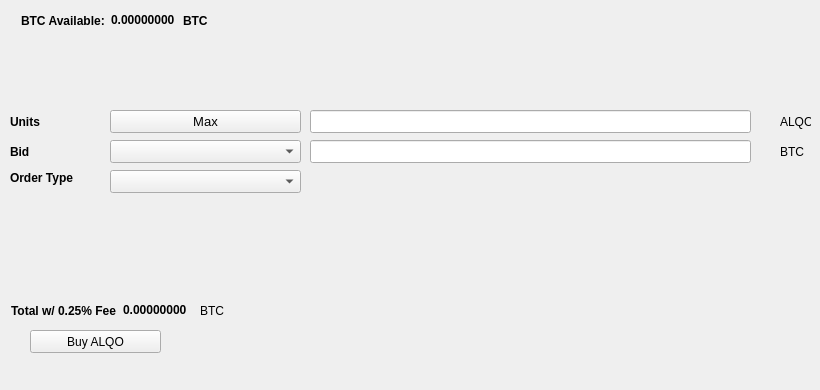
   <widget class="QWidget" name="BuyTab">
    <attribute name="title">
     <string>Buy</string>
    </attribute>
    <widget class="QPushButton" name="BuyALQO">
     <property name="geometry">
      <rect>
       <x>30</x>
       <y>330</y>
       <width>131</width>
       <height>23</height>
      </rect>
     </property>
     <property name="text">
      <string>Buy ALQO</string>
     </property>
     <property name="icon">
      <iconset resource="../alqo.qrc">
       <normaloff>:/icons/bitcoin</normaloff>:/icons/bitcoin</iconset>
     </property>
    </widget>
    <widget class="QLabel" name="label_3">
     <property name="geometry">
      <rect>
       <x>10</x>
       <y>110</y>
       <width>46</width>
       <height>23</height>
      </rect>
     </property>
     <property name="font">
      <font>
       <weight>75</weight>
       <bold>true</bold>
      </font>
     </property>
     <property name="text">
      <string>Units</string>
     </property>
    </widget>
    <widget class="QLineEdit" name="UnitsInput">
     <property name="geometry">
      <rect>
       <x>310</x>
       <y>110</y>
       <width>441</width>
       <height>23</height>
      </rect>
     </property>
     <property name="font">
      <font>
       <pointsize>9</pointsize>
       <weight>75</weight>
       <bold>true</bold>
      </font>
     </property>
    </widget>
    <widget class="QLineEdit" name="BuyBidPriceEdit">
     <property name="geometry">
      <rect>
       <x>310</x>
       <y>140</y>
       <width>441</width>
       <height>23</height>
      </rect>
     </property>
     <property name="font">
      <font>
       <pointsize>9</pointsize>
       <weight>75</weight>
       <bold>true</bold>
      </font>
     </property>
    </widget>
    <widget class="QLabel" name="label_4">
     <property name="geometry">
      <rect>
       <x>780</x>
       <y>110</y>
       <width>31</width>
       <height>23</height>
      </rect>
     </property>
     <property name="text">
      <string>ALQO</string>
     </property>
    </widget>
    <widget class="QLabel" name="label_5">
     <property name="geometry">
      <rect>
       <x>780</x>
       <y>140</y>
       <width>31</width>
       <height>23</height>
      </rect>
     </property>
     <property name="text">
      <string>BTC</string>
     </property>
    </widget>
    <widget class="QLabel" name="label_6">
     <property name="geometry">
      <rect>
       <x>10</x>
       <y>140</y>
       <width>46</width>
       <height>23</height>
      </rect>
     </property>
     <property name="font">
      <font>
       <weight>75</weight>
       <bold>true</bold>
      </font>
     </property>
     <property name="text">
      <string>Bid</string>
     </property>
    </widget>
    <widget class="QLabel" name="label_7">
     <property name="geometry">
      <rect>
       <x>10</x>
       <y>170</y>
       <width>91</width>
       <height>16</height>
      </rect>
     </property>
     <property name="font">
      <font>
       <weight>75</weight>
       <bold>true</bold>
      </font>
     </property>
     <property name="text">
      <string>Order Type</string>
     </property>
    </widget>
    <widget class="QPushButton" name="Buy_Max_Amount">
     <property name="geometry">
      <rect>
       <x>110</x>
       <y>110</y>
       <width>191</width>
       <height>23</height>
      </rect>
     </property>
     <property name="font">
      <font>
       <pointsize>10</pointsize>
      </font>
     </property>
     <property name="text">
      <string>Max</string>
     </property>
    </widget>
    <widget class="QComboBox" name="BuyBidcomboBox">
     <property name="geometry">
      <rect>
       <x>110</x>
       <y>140</y>
       <width>191</width>
       <height>23</height>
      </rect>
     </property>
     <property name="font">
      <font>
       <pointsize>10</pointsize>
      </font>
     </property>
    </widget>
    <widget class="QComboBox" name="buyOrdertypeCombo">
     <property name="geometry">
      <rect>
       <x>110</x>
       <y>170</y>
       <width>191</width>
       <height>23</height>
      </rect>
     </property>
     <property name="font">
      <font>
       <pointsize>10</pointsize>
      </font>
     </property>
    </widget>
    <widget class="QWidget" name="layoutWidget1">
     <property name="geometry">
      <rect>
       <x>21</x>
       <y>11</y>
       <width>227</width>
       <height>19</height>
      </rect>
     </property>
     <layout class="QHBoxLayout" name="horizontalLayout_3">
      <item>
       <widget class="QLabel" name="label232">
        <property name="font">
         <font>
          <weight>75</weight>
          <bold>true</bold>
         </font>
        </property>
        <property name="text">
         <string>BTC Available:</string>
        </property>
       </widget>
      </item>
      <item>
       <widget class="QLabel" name="BtcAvailableLbl">
        <property name="palette">
         <palette>
          <active>
           <colorrole role="WindowText">
            <brush brushstyle="SolidPattern">
             <color alpha="255">
              <red>0</red>
              <green>0</green>
              <blue>0</blue>
             </color>
            </brush>
           </colorrole>
           <colorrole role="Button">
            <brush brushstyle="SolidPattern">
             <color alpha="255">
              <red>0</red>
              <green>170</green>
              <blue>0</blue>
             </color>
            </brush>
           </colorrole>
           <colorrole role="Light">
            <brush brushstyle="SolidPattern">
             <color alpha="255">
              <red>0</red>
              <green>255</green>
              <blue>0</blue>
             </color>
            </brush>
           </colorrole>
           <colorrole role="Midlight">
            <brush brushstyle="SolidPattern">
             <color alpha="255">
              <red>0</red>
              <green>212</green>
              <blue>0</blue>
             </color>
            </brush>
           </colorrole>
           <colorrole role="Dark">
            <brush brushstyle="SolidPattern">
             <color alpha="255">
              <red>0</red>
              <green>85</green>
              <blue>0</blue>
             </color>
            </brush>
           </colorrole>
           <colorrole role="Mid">
            <brush brushstyle="SolidPattern">
             <color alpha="255">
              <red>0</red>
              <green>113</green>
              <blue>0</blue>
             </color>
            </brush>
           </colorrole>
           <colorrole role="Text">
            <brush brushstyle="SolidPattern">
             <color alpha="255">
              <red>0</red>
              <green>170</green>
              <blue>0</blue>
             </color>
            </brush>
           </colorrole>
           <colorrole role="BrightText">
            <brush brushstyle="SolidPattern">
             <color alpha="255">
              <red>255</red>
              <green>255</green>
              <blue>255</blue>
             </color>
            </brush>
           </colorrole>
           <colorrole role="ButtonText">
            <brush brushstyle="SolidPattern">
             <color alpha="255">
              <red>0</red>
              <green>0</green>
              <blue>0</blue>
             </color>
            </brush>
           </colorrole>
           <colorrole role="Base">
            <brush brushstyle="SolidPattern">
             <color alpha="255">
              <red>255</red>
              <green>255</green>
              <blue>255</blue>
             </color>
            </brush>
           </colorrole>
           <colorrole role="Window">
            <brush brushstyle="SolidPattern">
             <color alpha="255">
              <red>0</red>
              <green>170</green>
              <blue>0</blue>
             </color>
            </brush>
           </colorrole>
           <colorrole role="Shadow">
            <brush brushstyle="SolidPattern">
             <color alpha="255">
              <red>0</red>
              <green>0</green>
              <blue>0</blue>
             </color>
            </brush>
           </colorrole>
           <colorrole role="AlternateBase">
            <brush brushstyle="SolidPattern">
             <color alpha="255">
              <red>127</red>
              <green>212</green>
              <blue>127</blue>
             </color>
            </brush>
           </colorrole>
           <colorrole role="ToolTipBase">
            <brush brushstyle="SolidPattern">
             <color alpha="255">
              <red>255</red>
              <green>255</green>
              <blue>220</blue>
             </color>
            </brush>
           </colorrole>
           <colorrole role="ToolTipText">
            <brush brushstyle="SolidPattern">
             <color alpha="255">
              <red>0</red>
              <green>0</green>
              <blue>0</blue>
             </color>
            </brush>
           </colorrole>
          </active>
          <inactive>
           <colorrole role="WindowText">
            <brush brushstyle="SolidPattern">
             <color alpha="255">
              <red>0</red>
              <green>0</green>
              <blue>0</blue>
             </color>
            </brush>
           </colorrole>
           <colorrole role="Button">
            <brush brushstyle="SolidPattern">
             <color alpha="255">
              <red>0</red>
              <green>170</green>
              <blue>0</blue>
             </color>
            </brush>
           </colorrole>
           <colorrole role="Light">
            <brush brushstyle="SolidPattern">
             <color alpha="255">
              <red>0</red>
              <green>255</green>
              <blue>0</blue>
             </color>
            </brush>
           </colorrole>
           <colorrole role="Midlight">
            <brush brushstyle="SolidPattern">
             <color alpha="255">
              <red>0</red>
              <green>212</green>
              <blue>0</blue>
             </color>
            </brush>
           </colorrole>
           <colorrole role="Dark">
            <brush brushstyle="SolidPattern">
             <color alpha="255">
              <red>0</red>
              <green>85</green>
              <blue>0</blue>
             </color>
            </brush>
           </colorrole>
           <colorrole role="Mid">
            <brush brushstyle="SolidPattern">
             <color alpha="255">
              <red>0</red>
              <green>113</green>
              <blue>0</blue>
             </color>
            </brush>
           </colorrole>
           <colorrole role="Text">
            <brush brushstyle="SolidPattern">
             <color alpha="255">
              <red>0</red>
              <green>170</green>
              <blue>0</blue>
             </color>
            </brush>
           </colorrole>
           <colorrole role="BrightText">
            <brush brushstyle="SolidPattern">
             <color alpha="255">
              <red>255</red>
              <green>255</green>
              <blue>255</blue>
             </color>
            </brush>
           </colorrole>
           <colorrole role="ButtonText">
            <brush brushstyle="SolidPattern">
             <color alpha="255">
              <red>0</red>
              <green>0</green>
              <blue>0</blue>
             </color>
            </brush>
           </colorrole>
           <colorrole role="Base">
            <brush brushstyle="SolidPattern">
             <color alpha="255">
              <red>255</red>
              <green>255</green>
              <blue>255</blue>
             </color>
            </brush>
           </colorrole>
           <colorrole role="Window">
            <brush brushstyle="SolidPattern">
             <color alpha="255">
              <red>0</red>
              <green>170</green>
              <blue>0</blue>
             </color>
            </brush>
           </colorrole>
           <colorrole role="Shadow">
            <brush brushstyle="SolidPattern">
             <color alpha="255">
              <red>0</red>
              <green>0</green>
              <blue>0</blue>
             </color>
            </brush>
           </colorrole>
           <colorrole role="AlternateBase">
            <brush brushstyle="SolidPattern">
             <color alpha="255">
              <red>127</red>
              <green>212</green>
              <blue>127</blue>
             </color>
            </brush>
           </colorrole>
           <colorrole role="ToolTipBase">
            <brush brushstyle="SolidPattern">
             <color alpha="255">
              <red>255</red>
              <green>255</green>
              <blue>220</blue>
             </color>
            </brush>
           </colorrole>
           <colorrole role="ToolTipText">
            <brush brushstyle="SolidPattern">
             <color alpha="255">
              <red>0</red>
              <green>0</green>
              <blue>0</blue>
             </color>
            </brush>
           </colorrole>
          </inactive>
          <disabled>
           <colorrole role="WindowText">
            <brush brushstyle="SolidPattern">
             <color alpha="255">
              <red>0</red>
              <green>85</green>
              <blue>0</blue>
             </color>
            </brush>
           </colorrole>
           <colorrole role="Button">
            <brush brushstyle="SolidPattern">
             <color alpha="255">
              <red>0</red>
              <green>170</green>
              <blue>0</blue>
             </color>
            </brush>
           </colorrole>
           <colorrole role="Light">
            <brush brushstyle="SolidPattern">
             <color alpha="255">
              <red>0</red>
              <green>255</green>
              <blue>0</blue>
             </color>
            </brush>
           </colorrole>
           <colorrole role="Midlight">
            <brush brushstyle="SolidPattern">
             <color alpha="255">
              <red>0</red>
              <green>212</green>
              <blue>0</blue>
             </color>
            </brush>
           </colorrole>
           <colorrole role="Dark">
            <brush brushstyle="SolidPattern">
             <color alpha="255">
              <red>0</red>
              <green>85</green>
              <blue>0</blue>
             </color>
            </brush>
           </colorrole>
           <colorrole role="Mid">
            <brush brushstyle="SolidPattern">
             <color alpha="255">
              <red>0</red>
              <green>113</green>
              <blue>0</blue>
             </color>
            </brush>
           </colorrole>
           <colorrole role="Text">
            <brush brushstyle="SolidPattern">
             <color alpha="255">
              <red>0</red>
              <green>85</green>
              <blue>0</blue>
             </color>
            </brush>
           </colorrole>
           <colorrole role="BrightText">
            <brush brushstyle="SolidPattern">
             <color alpha="255">
              <red>255</red>
              <green>255</green>
              <blue>255</blue>
             </color>
            </brush>
           </colorrole>
           <colorrole role="ButtonText">
            <brush brushstyle="SolidPattern">
             <color alpha="255">
              <red>0</red>
              <green>85</green>
              <blue>0</blue>
             </color>
            </brush>
           </colorrole>
           <colorrole role="Base">
            <brush brushstyle="SolidPattern">
             <color alpha="255">
              <red>0</red>
              <green>170</green>
              <blue>0</blue>
             </color>
            </brush>
           </colorrole>
           <colorrole role="Window">
            <brush brushstyle="SolidPattern">
             <color alpha="255">
              <red>0</red>
              <green>170</green>
              <blue>0</blue>
             </color>
            </brush>
           </colorrole>
           <colorrole role="Shadow">
            <brush brushstyle="SolidPattern">
             <color alpha="255">
              <red>0</red>
              <green>0</green>
              <blue>0</blue>
             </color>
            </brush>
           </colorrole>
           <colorrole role="AlternateBase">
            <brush brushstyle="SolidPattern">
             <color alpha="255">
              <red>0</red>
              <green>170</green>
              <blue>0</blue>
             </color>
            </brush>
           </colorrole>
           <colorrole role="ToolTipBase">
            <brush brushstyle="SolidPattern">
             <color alpha="255">
              <red>255</red>
              <green>255</green>
              <blue>220</blue>
             </color>
            </brush>
           </colorrole>
           <colorrole role="ToolTipText">
            <brush brushstyle="SolidPattern">
             <color alpha="255">
              <red>0</red>
              <green>0</green>
              <blue>0</blue>
             </color>
            </brush>
           </colorrole>
          </disabled>
         </palette>
        </property>
        <property name="font">
         <font>
          <weight>75</weight>
          <bold>true</bold>
         </font>
        </property>
        <property name="text">
         <string>0.00000000</string>
        </property>
        <property name="textInteractionFlags">
         <set>Qt::LinksAccessibleByMouse|Qt::TextSelectableByKeyboard|Qt::TextSelectableByMouse</set>
        </property>
       </widget>
      </item>
      <item>
       <widget class="QLabel" name="BtcAvailableLbl_2">
        <property name="font">
         <font>
          <weight>75</weight>
          <bold>true</bold>
         </font>
        </property>
        <property name="text">
         <string>BTC</string>
        </property>
       </widget>
      </item>
     </layout>
    </widget>
    <widget class="QWidget" name="layoutWidge2">
     <property name="geometry">
      <rect>
       <x>11</x>
       <y>301</y>
       <width>259</width>
       <height>19</height>
      </rect>
     </property>
     <layout class="QHBoxLayout" name="horizontalLayout_4">
      <item>
       <widget class="QLabel" name="label_9">
        <property name="font">
         <font>
          <weight>75</weight>
          <bold>true</bold>
         </font>
        </property>
        <property name="text">
         <string>Total w/ 0.25% Fee</string>
        </property>
       </widget>
      </item>
      <item>
       <widget class="QLabel" name="BuyCostLabel">
        <property name="palette">
         <palette>
          <active>
           <colorrole role="WindowText">
            <brush brushstyle="SolidPattern">
             <color alpha="255">
              <red>0</red>
              <green>0</green>
              <blue>0</blue>
             </color>
            </brush>
           </colorrole>
           <colorrole role="Button">
            <brush brushstyle="SolidPattern">
             <color alpha="255">
              <red>0</red>
              <green>170</green>
              <blue>0</blue>
             </color>
            </brush>
           </colorrole>
           <colorrole role="Light">
            <brush brushstyle="SolidPattern">
             <color alpha="255">
              <red>0</red>
              <green>255</green>
              <blue>0</blue>
             </color>
            </brush>
           </colorrole>
           <colorrole role="Midlight">
            <brush brushstyle="SolidPattern">
             <color alpha="255">
              <red>0</red>
              <green>212</green>
              <blue>0</blue>
             </color>
            </brush>
           </colorrole>
           <colorrole role="Dark">
            <brush brushstyle="SolidPattern">
             <color alpha="255">
              <red>0</red>
              <green>85</green>
              <blue>0</blue>
             </color>
            </brush>
           </colorrole>
           <colorrole role="Mid">
            <brush brushstyle="SolidPattern">
             <color alpha="255">
              <red>0</red>
              <green>113</green>
              <blue>0</blue>
             </color>
            </brush>
           </colorrole>
           <colorrole role="Text">
            <brush brushstyle="SolidPattern">
             <color alpha="255">
              <red>0</red>
              <green>170</green>
              <blue>0</blue>
             </color>
            </brush>
           </colorrole>
           <colorrole role="BrightText">
            <brush brushstyle="SolidPattern">
             <color alpha="255">
              <red>255</red>
              <green>255</green>
              <blue>255</blue>
             </color>
            </brush>
           </colorrole>
           <colorrole role="ButtonText">
            <brush brushstyle="SolidPattern">
             <color alpha="255">
              <red>0</red>
              <green>0</green>
              <blue>0</blue>
             </color>
            </brush>
           </colorrole>
           <colorrole role="Base">
            <brush brushstyle="SolidPattern">
             <color alpha="255">
              <red>255</red>
              <green>255</green>
              <blue>255</blue>
             </color>
            </brush>
           </colorrole>
           <colorrole role="Window">
            <brush brushstyle="SolidPattern">
             <color alpha="255">
              <red>0</red>
              <green>170</green>
              <blue>0</blue>
             </color>
            </brush>
           </colorrole>
           <colorrole role="Shadow">
            <brush brushstyle="SolidPattern">
             <color alpha="255">
              <red>0</red>
              <green>0</green>
              <blue>0</blue>
             </color>
            </brush>
           </colorrole>
           <colorrole role="AlternateBase">
            <brush brushstyle="SolidPattern">
             <color alpha="255">
              <red>127</red>
              <green>212</green>
              <blue>127</blue>
             </color>
            </brush>
           </colorrole>
           <colorrole role="ToolTipBase">
            <brush brushstyle="SolidPattern">
             <color alpha="255">
              <red>255</red>
              <green>255</green>
              <blue>220</blue>
             </color>
            </brush>
           </colorrole>
           <colorrole role="ToolTipText">
            <brush brushstyle="SolidPattern">
             <color alpha="255">
              <red>0</red>
              <green>0</green>
              <blue>0</blue>
             </color>
            </brush>
           </colorrole>
          </active>
          <inactive>
           <colorrole role="WindowText">
            <brush brushstyle="SolidPattern">
             <color alpha="255">
              <red>0</red>
              <green>0</green>
              <blue>0</blue>
             </color>
            </brush>
           </colorrole>
           <colorrole role="Button">
            <brush brushstyle="SolidPattern">
             <color alpha="255">
              <red>0</red>
              <green>170</green>
              <blue>0</blue>
             </color>
            </brush>
           </colorrole>
           <colorrole role="Light">
            <brush brushstyle="SolidPattern">
             <color alpha="255">
              <red>0</red>
              <green>255</green>
              <blue>0</blue>
             </color>
            </brush>
           </colorrole>
           <colorrole role="Midlight">
            <brush brushstyle="SolidPattern">
             <color alpha="255">
              <red>0</red>
              <green>212</green>
              <blue>0</blue>
             </color>
            </brush>
           </colorrole>
           <colorrole role="Dark">
            <brush brushstyle="SolidPattern">
             <color alpha="255">
              <red>0</red>
              <green>85</green>
              <blue>0</blue>
             </color>
            </brush>
           </colorrole>
           <colorrole role="Mid">
            <brush brushstyle="SolidPattern">
             <color alpha="255">
              <red>0</red>
              <green>113</green>
              <blue>0</blue>
             </color>
            </brush>
           </colorrole>
           <colorrole role="Text">
            <brush brushstyle="SolidPattern">
             <color alpha="255">
              <red>0</red>
              <green>170</green>
              <blue>0</blue>
             </color>
            </brush>
           </colorrole>
           <colorrole role="BrightText">
            <brush brushstyle="SolidPattern">
             <color alpha="255">
              <red>255</red>
              <green>255</green>
              <blue>255</blue>
             </color>
            </brush>
           </colorrole>
           <colorrole role="ButtonText">
            <brush brushstyle="SolidPattern">
             <color alpha="255">
              <red>0</red>
              <green>0</green>
              <blue>0</blue>
             </color>
            </brush>
           </colorrole>
           <colorrole role="Base">
            <brush brushstyle="SolidPattern">
             <color alpha="255">
              <red>255</red>
              <green>255</green>
              <blue>255</blue>
             </color>
            </brush>
           </colorrole>
           <colorrole role="Window">
            <brush brushstyle="SolidPattern">
             <color alpha="255">
              <red>0</red>
              <green>170</green>
              <blue>0</blue>
             </color>
            </brush>
           </colorrole>
           <colorrole role="Shadow">
            <brush brushstyle="SolidPattern">
             <color alpha="255">
              <red>0</red>
              <green>0</green>
              <blue>0</blue>
             </color>
            </brush>
           </colorrole>
           <colorrole role="AlternateBase">
            <brush brushstyle="SolidPattern">
             <color alpha="255">
              <red>127</red>
              <green>212</green>
              <blue>127</blue>
             </color>
            </brush>
           </colorrole>
           <colorrole role="ToolTipBase">
            <brush brushstyle="SolidPattern">
             <color alpha="255">
              <red>255</red>
              <green>255</green>
              <blue>220</blue>
             </color>
            </brush>
           </colorrole>
           <colorrole role="ToolTipText">
            <brush brushstyle="SolidPattern">
             <color alpha="255">
              <red>0</red>
              <green>0</green>
              <blue>0</blue>
             </color>
            </brush>
           </colorrole>
          </inactive>
          <disabled>
           <colorrole role="WindowText">
            <brush brushstyle="SolidPattern">
             <color alpha="255">
              <red>0</red>
              <green>85</green>
              <blue>0</blue>
             </color>
            </brush>
           </colorrole>
           <colorrole role="Button">
            <brush brushstyle="SolidPattern">
             <color alpha="255">
              <red>0</red>
              <green>170</green>
              <blue>0</blue>
             </color>
            </brush>
           </colorrole>
           <colorrole role="Light">
            <brush brushstyle="SolidPattern">
             <color alpha="255">
              <red>0</red>
              <green>255</green>
              <blue>0</blue>
             </color>
            </brush>
           </colorrole>
           <colorrole role="Midlight">
            <brush brushstyle="SolidPattern">
             <color alpha="255">
              <red>0</red>
              <green>212</green>
              <blue>0</blue>
             </color>
            </brush>
           </colorrole>
           <colorrole role="Dark">
            <brush brushstyle="SolidPattern">
             <color alpha="255">
              <red>0</red>
              <green>85</green>
              <blue>0</blue>
             </color>
            </brush>
           </colorrole>
           <colorrole role="Mid">
            <brush brushstyle="SolidPattern">
             <color alpha="255">
              <red>0</red>
              <green>113</green>
              <blue>0</blue>
             </color>
            </brush>
           </colorrole>
           <colorrole role="Text">
            <brush brushstyle="SolidPattern">
             <color alpha="255">
              <red>0</red>
              <green>85</green>
              <blue>0</blue>
             </color>
            </brush>
           </colorrole>
           <colorrole role="BrightText">
            <brush brushstyle="SolidPattern">
             <color alpha="255">
              <red>255</red>
              <green>255</green>
              <blue>255</blue>
             </color>
            </brush>
           </colorrole>
           <colorrole role="ButtonText">
            <brush brushstyle="SolidPattern">
             <color alpha="255">
              <red>0</red>
              <green>85</green>
              <blue>0</blue>
             </color>
            </brush>
           </colorrole>
           <colorrole role="Base">
            <brush brushstyle="SolidPattern">
             <color alpha="255">
              <red>0</red>
              <green>170</green>
              <blue>0</blue>
             </color>
            </brush>
           </colorrole>
           <colorrole role="Window">
            <brush brushstyle="SolidPattern">
             <color alpha="255">
              <red>0</red>
              <green>170</green>
              <blue>0</blue>
             </color>
            </brush>
           </colorrole>
           <colorrole role="Shadow">
            <brush brushstyle="SolidPattern">
             <color alpha="255">
              <red>0</red>
              <green>0</green>
              <blue>0</blue>
             </color>
            </brush>
           </colorrole>
           <colorrole role="AlternateBase">
            <brush brushstyle="SolidPattern">
             <color alpha="255">
              <red>0</red>
              <green>170</green>
              <blue>0</blue>
             </color>
            </brush>
           </colorrole>
           <colorrole role="ToolTipBase">
            <brush brushstyle="SolidPattern">
             <color alpha="255">
              <red>255</red>
              <green>255</green>
              <blue>220</blue>
             </color>
            </brush>
           </colorrole>
           <colorrole role="ToolTipText">
            <brush brushstyle="SolidPattern">
             <color alpha="255">
              <red>0</red>
              <green>0</green>
              <blue>0</blue>
             </color>
            </brush>
           </colorrole>
          </disabled>
         </palette>
        </property>
        <property name="font">
         <font>
          <weight>75</weight>
          <bold>true</bold>
         </font>
        </property>
        <property name="autoFillBackground">
         <bool>false</bool>
        </property>
        <property name="text">
         <string>0.00000000</string>
        </property>
        <property name="textInteractionFlags">
         <set>Qt::LinksAccessibleByMouse|Qt::TextSelectableByMouse</set>
        </property>
       </widget>
      </item>
      <item>
       <widget class="QLabel" name="label_10">
        <property name="font">
         <font>
          <weight>50</weight>
          <bold>false</bold>
         </font>
        </property>
        <property name="text">
         <string>BTC</string>
        </property>
       </widget>
      </item>
     </layout>
    </widget>
    <widget class="QLabel" name="label_24">
     <property name="geometry">
      <rect>
       <x>460</x>
       <y>300</y>
       <width>281</width>
       <height>81</height>
      </rect>
     </property>
     <property name="text">
      <string/>
     </property>
     <property name="pixmap">
      <pixmap>:/images/bittrex</pixmap>
     </property>
    </widget>
   </widget>
